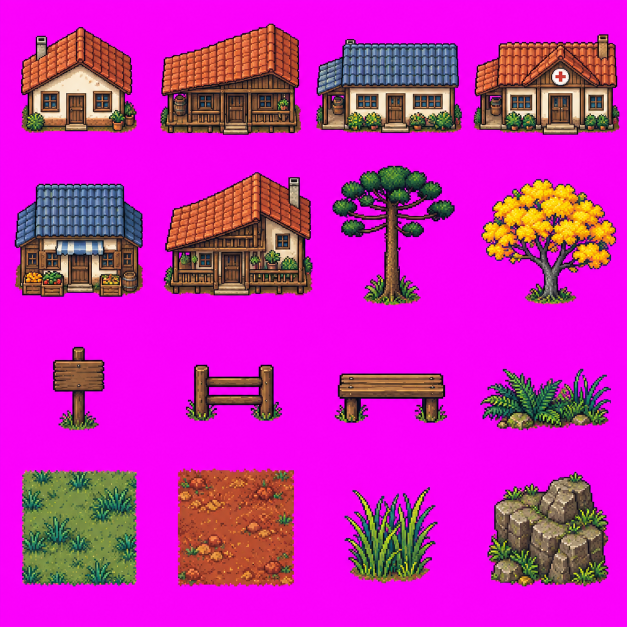
#> input picture art/inicio_geometria_v1/source_atlas.png, 1254 x 1254 px (shown at 1/2 size)
$ python -i build_ui_labels.py   (imports and definitions only)
#> lines starting #> are read from the running program, lines starting #| are printed output that depends on the picture
#!/usr/bin/env python3
"""Render Arauna map labels without changing GBA tile layout or palette indices."""
import argparse
from pathlib import Path
from PIL import Image

ROOT = Path(__file__).resolve().parents[2]
parser = argparse.ArgumentParser()
# [2 lines not run here, left out]
FONT = {
    "A": ("01110", "10001", "10001", "10001", "11111", "10001", "10001", "10001", "10001"),
    "R": ("11110", "10001", "10001", "10001", "11110", "10100", "10010", "10001", "10001"),
    "U": ("10001",) * 8 + ("01110",),
    "N": ("10001", "11001", "11001", "10101", "10101", "10101", "10011", "10011", "10001"),
    "M": ("10001", "11011", "10101", "10101") + ("10001",) * 5,
    "P": ("11110", "10001", "10001", "10001", "11110") + ("10000",) * 4,
}

def index_for(im, color):
    palette = im.getpalette()
    return min(range(1, 16), key=lambda i: sum((palette[3*i+j] - color[j])**2 for j in range(3)))

def text(im, label, x, y):
    points = []
    for ch in label:
        if ch == " ":
            x += 4
            continue
        for dy, row in enumerate(FONT[ch]):
            points.extend((x + dx, y + dy) for dx, bit in enumerate(row) if bit == "1")
        x += 6
    shadow, white = index_for(im, (82, 82, 74)), index_for(im, (255, 255, 255))
    for px, py in points:
        im.putpixel((px + 1, py + 1), shadow)
    for px, py in points:
        im.putpixel((px, py), white)

def option(im):
    assert im.mode == "P" and im.size == (32, 64)
    view = Image.new("P", (128, 16))
    view.putpalette(im.getpalette())
    for i in range(4):
        view.paste(im.crop((0, i*16, 32, i*16+16)), (i*32, 0))
    for y in range(2, 13):
        background = view.getpixel((126, y))
        for x in range(15, 125):
            view.putpixel((x, y), background)
    text(view, "ARAUNA MAP", 16, 2)
    result = im.copy()
    for i in range(4):
        result.paste(view.crop((i*32, 0, i*32+32, 16)), (0, i*16))
    return result

def header(im):
    assert im.mode == "P" and im.size == (64, 96)
    result = im.copy()
    background = index_for(im, (32, 197, 106))
    for y in range(6, 20):
        for x in range(2, 63):
            result.putpixel((x, y), background)
    text(result, "ARAUNA MAP", 3, 7)
    return result

# [11 lines not run here, left out]

>>> import cv2
>>> picture = cv2.imread('../../art/inicio_geometria_v1/source_atlas.png', cv2.IMREAD_GRAYSCALE)
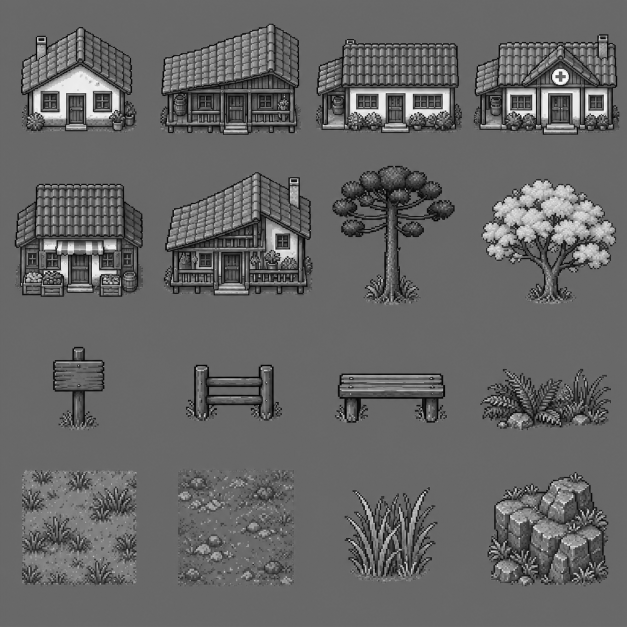
#> picture: shape (1254, 1254) (shown at 1/2 size); min 0, max 255, mean 101.9
#> (the run stopped early here; a loop or call above may not have finished)

$ run again, on art/uivo_norte_v1/source_atlas.png
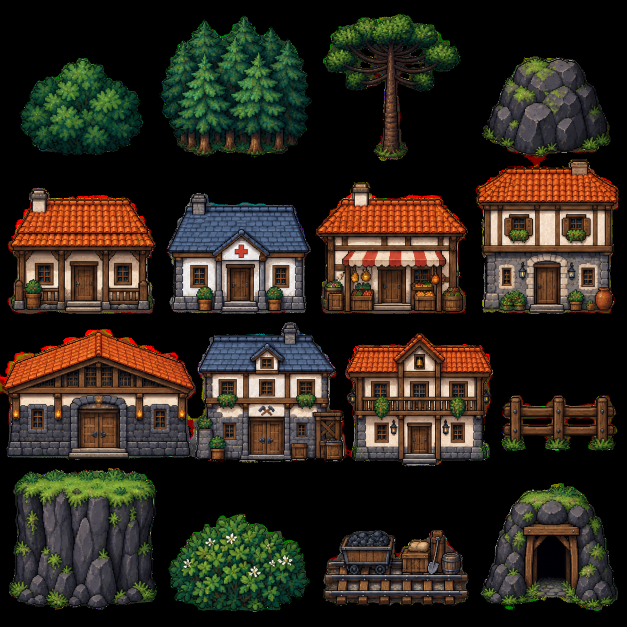
#> input picture art/uivo_norte_v1/source_atlas.png, 1254 x 1254 px (shown at 1/2 size)
#> `picture = cv2.imread('../../art/inicio_geometria_v1/source_atlas.png',..`:
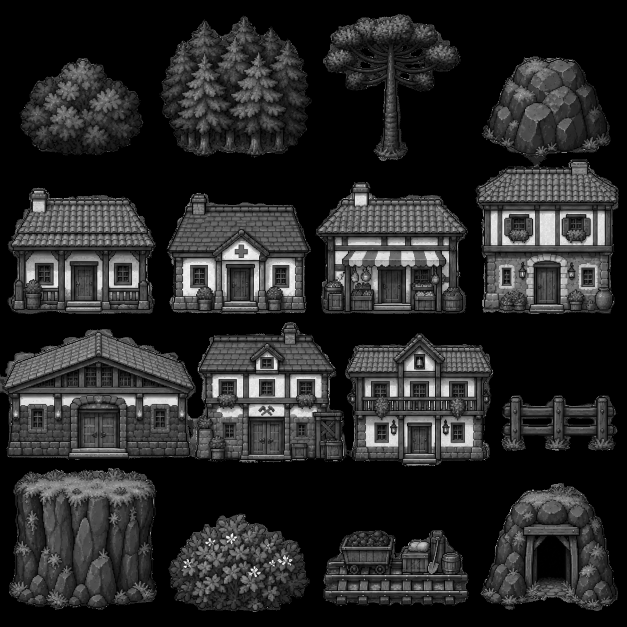
#> picture: shape (1254, 1254) (shown at 1/2 size); min 0, max 255, mean 40
